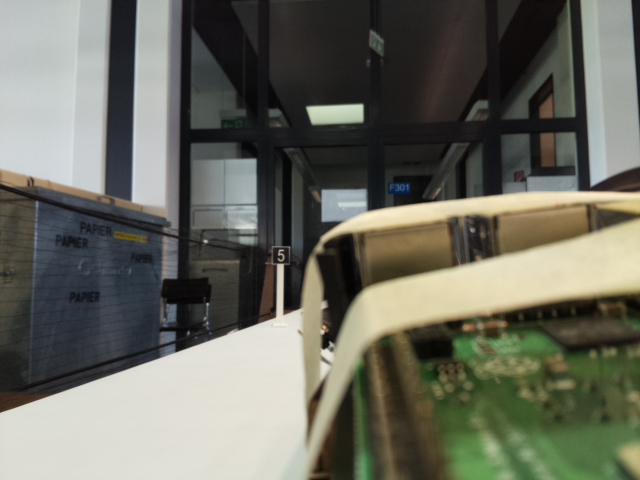
#> input picture Informatiker/Jupyter-Testskripts/images/test_run2/big/imageFromWeb_007.jpg, 640 x 480 px
$ jupyter execute detect_Signal_5_Morphologie_Test-Run2_big_black.ipynb   (shell and % lines are left out)   (older library calls are emulated)
#> lines starting #> are read from the running program, lines starting #| are printed output that depends on the picture; after the words box and inside, x2 and y2 are one past the last pixel; in counts of white or black regions, pixels touching at a corner belong together
Idee:
Mit Hilfe von Morphologischen Operationen soll der Kontrast verbessert werden. Danach soll mit adaptiven Thresholding nach dunklen und hellen Stellen gefiltert. Danach werden wieder die Kanten detektiert.

Ausgangssituation:
Mit diesem Verfahren können sehr viele Bilder mit schwarzen Signalen gefunden werden und ist bis jetzt die zuverlässigste Variante. Das Verfahren ist jedoch sehr anfällig auf weisse Signale.

Bei unserem ersten Konzept mit den Sensoren wäre das unser Verfahren gewesen. In weiteren Skripts wird noch versucht ein anderes Verfahren zu finden, welches die weissen Signale findet.

[cell 1]
# OpenCV needs to be included first
import cv2
import numpy as np

# for displaying images in jupyter

import matplotlib as mpl
import matplotlib.pyplot as plt
# resolution of images in figure
mpl.rcParams['figure.dpi']= 200
# figure size in inches
mpl.rcParams["figure.figsize"] = [10,5]

[cell 2]
img = cv2.imread('images/test_run2/big/imageFromWeb_007.jpg')
#> img is the input picture: shape (480, 640, 3); mean B, G, R 96.7, 107.5, 106.7
ausschnitt_big = img[100:300,80:400]
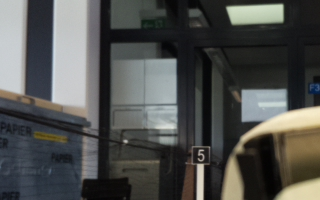
#> ausschnitt_big: shape (200, 320, 3); mean B, G, R 78.6, 80.8, 79.7
#ausschnitt_schmall = img[300:450,80:380]
plt.imshow(ausschnitt_big)

[cell 3]
hsv = cv2.cvtColor(ausschnitt_big, cv2.COLOR_BGR2HSV)
#> hsv: shape (200, 320, 3); mean H, S, V 73.1, 36.5, 84.9
hls = cv2.cvtColor(ausschnitt_big, cv2.COLOR_BGR2HLS)
#> hls: shape (200, 320, 3); mean of channels 0, 1, 2 73.1, 79.6, 25.4
gray = cv2.cvtColor(ausschnitt_big, cv2.COLOR_BGR2GRAY)
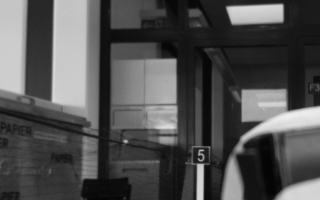
#> gray: shape (200, 320); min 3, max 240, mean 80.2
hsv_h,hsv_s,hsv_v = cv2.split(hsv)
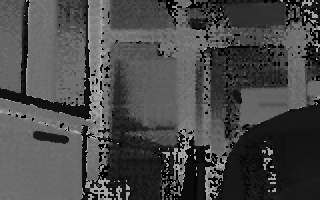
#> hsv_h: shape (200, 320); min 0, max 177, mean 73.1
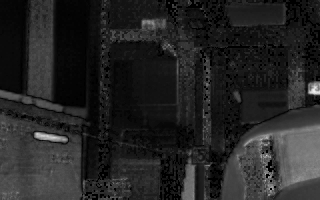
#> hsv_s: shape (200, 320); min 0, max 241, mean 36.5
hls_h,hls_l,hls_s = cv2.split(hls)
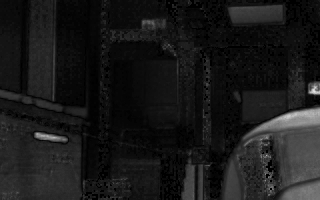
#> hls_s: shape (200, 320); min 0, max 228, mean 25.4
plt.subplot(3, 3, 1)
plt.imshow(hsv_h, cmap='gray')
plt.subplot(3, 3, 2)
plt.imshow(hsv_s, cmap='gray')
plt.subplot(3, 3, 3)
plt.imshow(hsv_v, cmap='gray')
plt.subplot(3, 3, 4)
plt.imshow(hls_h, cmap='gray')
plt.subplot(3, 3, 5)
plt.imshow(hls_l, cmap='gray')
plt.subplot(3, 3, 6)
plt.imshow(hls_s, cmap='gray')
plt.subplot(3, 3, 8)
plt.imshow(gray, cmap='gray')

[cell 4]
height, width = hsv_v.shape
#> height = 200; width = 320

imgTopHat = np.zeros((height, width, 1), np.uint8)
imgBlackHat = np.zeros((height, width, 1), np.uint8)

structuringElement = cv2.getStructuringElement(cv2.MORPH_RECT, (3, 3))

imgTopHat = cv2.morphologyEx(hsv_v, cv2.MORPH_TOPHAT, structuringElement)
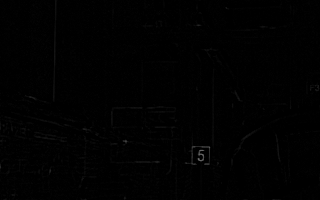
#> imgTopHat: shape (200, 320); min 0, max 106, mean 1.1
imgBlackHat = cv2.morphologyEx(hsv_v, cv2.MORPH_BLACKHAT, structuringElement)

imgGrayscalePlusTopHat = cv2.add(hsv_v, imgTopHat)
imgGrayscalePlusTopHatMinusBlackHat = cv2.subtract(imgGrayscalePlusTopHat, imgBlackHat)

imgMaxContrast = imgGrayscalePlusTopHatMinusBlackHat
plt.imshow(imgMaxContrast, cmap='gray')

[cell 5]
GAUSSIAN_SMOOTH_FILTER_SIZE = (5, 5)
ADAPTIVE_THRESH_BLOCK_SIZE = 11
ADAPTIVE_THRESH_WEIGHT = 9

imgBlurred = np.zeros((height, width, 1), np.uint8)

imgBlurred = cv2.GaussianBlur(imgMaxContrast, GAUSSIAN_SMOOTH_FILTER_SIZE, 0)
imgThresh = cv2.adaptiveThreshold(imgBlurred, 255, cv2.ADAPTIVE_THRESH_GAUSSIAN_C, cv2.THRESH_BINARY_INV, ADAPTIVE_THRESH_BLOCK_SIZE, ADAPTIVE_THRESH_WEIGHT)
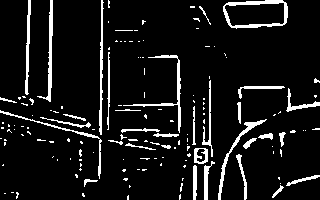
#> imgThresh: shape (200, 320); 8.5% white; 149 white regions (116 under 20 px), largest, box (x1, y1, x2, y2) and area: (223, 0, 288, 29) 506, (123, 55, 181, 133) 392, (37, 0, 53, 102) 373

plt.imshow(imgThresh, cmap='gray')

[cell 6]
# Find edges in the image using canny edge detection method
# Calculate lower threshold and upper threshold using sigma = 0.33
v = np.median(imgThresh)
#> v = 0
low = 40
high = 220

edged = cv2.Canny(imgThresh, low, high)
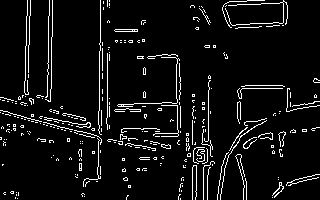
#> edged: shape (200, 320); 6.4% white in thin lines or dots

plt.imshow(edged)

[cell 7]
# After finding edges we have to find contours
# Contour is a curve of points with no gaps in the curve
# It will help us to find location of shapes

# cv2.RETR_EXTERNAL is passed to find the outermost contours (because we want to outline the shapes)
# cv2.CHAIN_APPROX_SIMPLE is removing redundant points along a line
(_, cnts, _) = cv2.findContours(imgThresh, cv2.RETR_EXTERNAL, cv2.CHAIN_APPROX_SIMPLE)
#> cnts = 149 contours, 121 with area under 20; largest, box (x1, y1, x2, y2) and area: (223, 0, 288, 29) 1527, (37, 0, 53, 102) 261, (218, 119, 267, 200) 248, (123, 55, 181, 133) 234, (99, 0, 104, 135) 189


'''
We are going to use contour approximation method to find vertices of
geometric shapes. The alogrithm  is also known as Ramer Douglas Peucker alogrithm.
In OpenCV it is implemented in cv2.approxPolyDP method.abs
detectShape() function below takes a contour as parameter and
then returns its shape
 '''


def detectShape(cnt):
    shape = 'unknown'
    # calculate perimeter using
    peri = cv2.arcLength(c, True)
    # apply contour approximation and store the result in vertices
    vertices = cv2.approxPolyDP(c, 0.04 * peri, True)

    # If the shape it triangle, it will have 3 vertices
    if len(vertices) == 3:
        shape = 'triangle'

    # if the shape has 4 vertices, it is either a square or
    # a rectangle
    elif len(vertices) == 4:
        # using the boundingRect method calculate the width and height
        # of enclosing rectange and then calculte aspect ratio

        x, y, width, height = cv2.boundingRect(vertices)
        aspectRatio = float(width) / height

        # a square will have an aspect ratio that is approximately
        # equal to one, otherwise, the shape is a rectangle
        if aspectRatio >= 0.95 and aspectRatio <= 1.05:
            shape = "square"
        else:
            shape = "rectangle"

    # if the shape is a pentagon, it will have 5 vertices
    elif len(vertices) == 5:
        shape = "pentagon"

    # otherwise, we assume the shape is a circle
    else:
        shape = "circle"

    # return the name of the shape
    return shape


# Now we will loop over every contour
# call detectShape() for it and
# write the name of shape in the center of image

# loop over the contours
for c in cnts:
    # compute the moment of contour
    M = cv2.moments(c)
    if(M['m00']!=0.0):
        # From moment we can calculte area, centroid etc
        # The center or centroid can be calculated as follows
        cX = int(M['m10'] / M['m00'])
        cY = int(M['m01'] / M['m00'])

        # call detectShape for contour c
        shape = detectShape(c)

        if((shape == "square" or shape == "rectangle")) :

            x,y,w,h = cv2.boundingRect(c)


            ratio = w/h

            # Outline the contours
            if(ratio > 0.75 and ratio < 1.25 and w > 10 and h > 10 and M['m00']>(w*h*0.5)):
                cv2.drawContours(ausschnitt_big, [c], -1, (0, 255, 0), 1)
                print(cX, cY, shape, x,y,w,h)
            else:
                cv2.drawContours(ausschnitt_big, [c], -1, (255, 0, 0), 1)

            # Write the name of shape on the center of shapes
            #cv2.putText(ausschnitt_big, shape, (cX, cY), cv2.FONT_HERSHEY_SIMPLEX, 0.5, (255, 0, 0), 2)

            # show the output image
            plt.imshow(ausschnitt_big)
#> this loop made 149 passes
#> (c, cX, cY, shape, peri in detectShape, vertices in detectShape) on passes 12, 50: ([[182, 178], [182, 180], [182, 179], [183, 178]], 182, 178, 'rectangle', 5.41, [[183, 178], [182, 178], [182, 180], [182, 179]]), ([[4, 142], [4, 145], [5, 144], [5, 142]], 4, 143, 'rectangle', 7.41, [[5, 142], [4, 142], [4, 145], [5, 144]])
#> (cX, cY, shape, peri in detectShape, vertices in detectShape, width in detectShape) on passes 1, 2, 11, 14, 20, 24: (127, 197, 'rectangle', 9.41, [[128, 195], [127, 196], [127, 199], [128, 199]], 2), (179, 196, 'rectangle', 10.83, [[180, 194], [179, 195], [179, 199], [180, 198]], 2), (88, 180, 'rectangle', 36.49, [[84, 186], [87, 181], [97, 180], [85, 179]], 14), (278, 177, 'rectangle', 5.41, [[278, 177], [278, 178], [279, 179], [279, 177]], 2), (80, 169, 'square', 5.66, [[80, 168], [79, 169], [80, 170], [81, 169]], 3), (160, 164, 'rectangle', 5.41, [[161, 163], [160, 164], [160, 165], [161, 165]], 2)
#| 200 155 rectangle 194 148 14 16
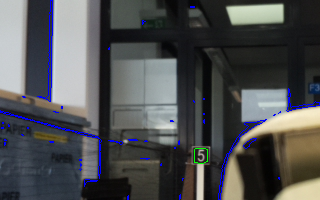
#> ausschnitt_big: shape (200, 320, 3); mean B, G, R 82.1, 80.2, 78.9
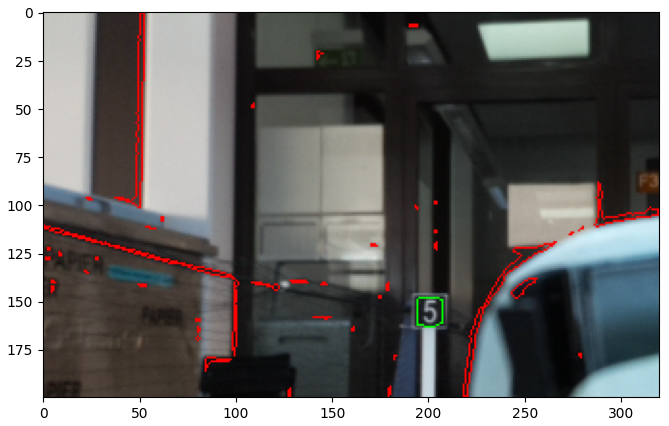
#> figure drawn by matplotlib, 1 panel; B, G, R data is drawn as R, G, B

$ run again, with Informatiker/Jupyter-Testskripts/images/test_run2/big/imageFromWeb_008.jpg copied over Informatiker/Jupyter-Testskripts/images/test_run2/big/imageFromWeb_007.jpg
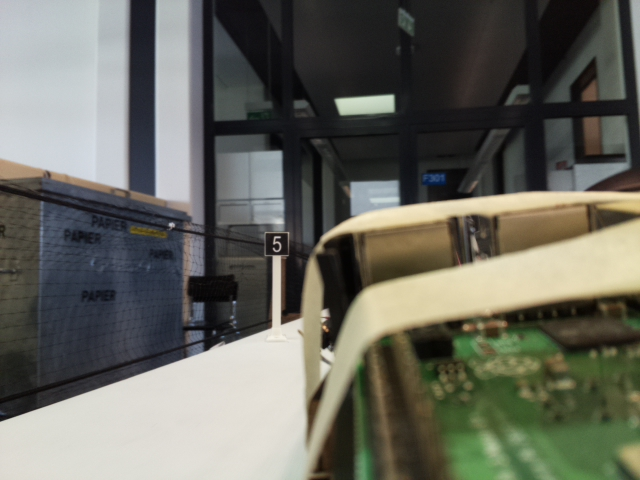
#> input picture Informatiker/Jupyter-Testskripts/images/test_run2/big/imageFromWeb_008.jpg, 640 x 480 px
#> img is the input picture: shape (480, 640, 3); mean B, G, R 95.3, 104.4, 103.9
#> hsv: shape (200, 320, 3); mean H, S, V 84.4, 41.7, 93.7
#> hls: shape (200, 320, 3); mean of channels 0, 1, 2 84.4, 87.3, 29.9
#> `imgThresh = cv2.adaptiveThreshold(imgBlurred, 255, cv2.ADAPTIVE_THRESH..`:
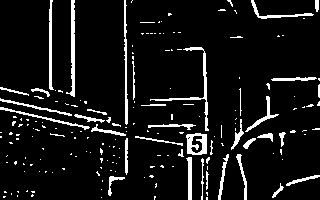
#> imgThresh: shape (200, 320); 8.2% white; 188 white regions (150 under 20 px), largest, box (x1, y1, x2, y2) and area: (150, 47, 209, 131) 398, (66, 0, 75, 97) 373, (186, 133, 207, 155) 302
#> v = 0
#> edged: shape (200, 320); 6.6% white in thin lines or dots
#> cnts = 188 contours, 159 with area under 20; largest, box (x1, y1, x2, y2) and area: (186, 133, 207, 155) 380, (66, 0, 75, 97) 270, (150, 47, 209, 131) 242, (49, 0, 54, 90) 172, (124, 0, 128, 125) 164
#> the loop `for c in cnts:` made 188 passes
#> (cX, cY, shape, peri in detectShape, vertices in detectShape, width in detectShape) on passes 1, 9, 11, 14: (206, 198, 'rectangle', 6, [[206, 197], [206, 199], [207, 199], [207, 197]], 2), (32, 191, 'rectangle', 7.41, [[31, 191], [32, 192], [34, 192], [34, 191]], 4), (4, 191, 'rectangle', 5.41, [[4, 191], [4, 192], [6, 192], [5, 191]], 3), (277, 191, 'rectangle', 40.04, [[280, 183], [280, 187], [272, 197], [282, 189]], 11)
#> (printed output is left out)
#> `[cell 7] # After finding edges we have to find contours # Contour is a..`:
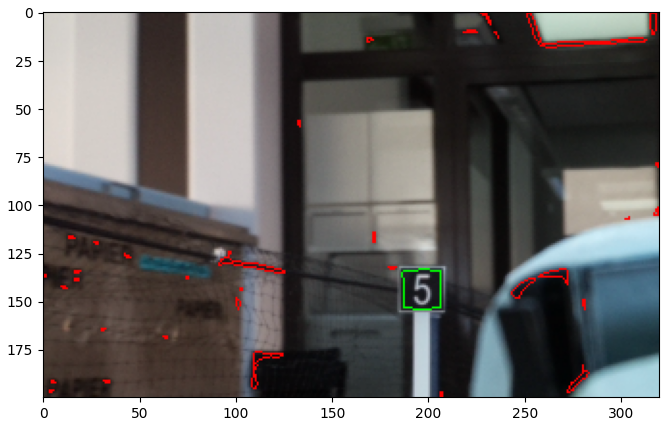
#> figure drawn by matplotlib, 1 panel; B, G, R data is drawn as R, G, B

$ run again, with Informatiker/Jupyter-Testskripts/images/test_run2/big/imageFromWeb_009.jpg copied over Informatiker/Jupyter-Testskripts/images/test_run2/big/imageFromWeb_007.jpg
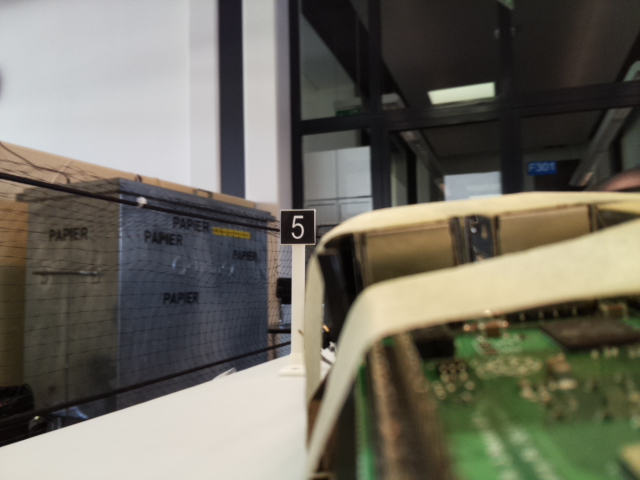
#> input picture Informatiker/Jupyter-Testskripts/images/test_run2/big/imageFromWeb_009.jpg, 640 x 480 px
#> img is the input picture: shape (480, 640, 3); mean B, G, R 97.5, 108.6, 111.3
#> hsv: shape (200, 320, 3); mean H, S, V 82.4, 38.4, 115.8
#> hls: shape (200, 320, 3); mean of channels 0, 1, 2 82.4, 109.1, 28
#> imgThresh: shape (200, 320); 8.8% white; 207 white regions (175 under 20 px), largest, box (x1, y1, x2, y2) and area: (140, 0, 165, 99) 637, (201, 111, 234, 144) 598, (228, 47, 312, 111) 450
#> v = 0
#> edged: shape (200, 320); 7% white in thin lines or dots
#> cnts = 207 contours, 186 with area under 20; largest, box (x1, y1, x2, y2) and area: (201, 111, 234, 144) 940, (140, 0, 165, 99) 426, (225, 110, 287, 200) 332, (228, 47, 312, 111) 282, (25, 90, 198, 123) 236
#> the loop `for c in cnts:` made 207 passes
#> (cX, cY, shape, peri in detectShape, vertices in detectShape, width in detectShape) on passes 6, 8, 10, 12: (93, 195, 'rectangle', 6.83, [[94, 194], [93, 195], [93, 197], [94, 196]], 2), (100, 193, 'rectangle', 7.41, [[99, 193], [99, 194], [102, 194], [101, 193]], 4), (186, 193, 'rectangle', 6.83, [[186, 192], [186, 195], [187, 194], [187, 193]], 2), (109, 192, 'rectangle', 8, [[108, 192], [108, 193], [111, 193], [111, 192]], 4)
#> `[cell 7] # After finding edges we have to find contours # Contour is a..`:
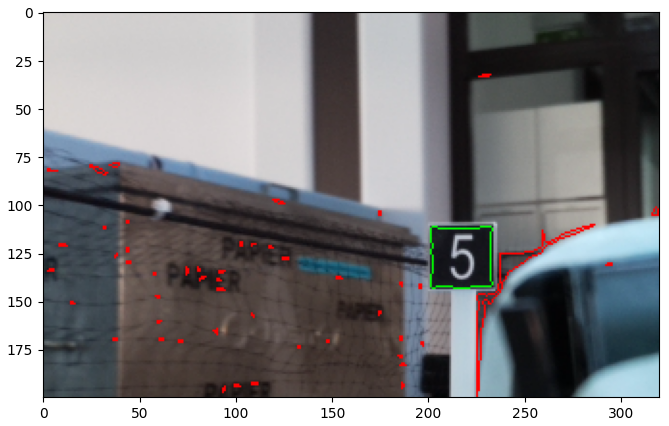
#> figure drawn by matplotlib, 1 panel; B, G, R data is drawn as R, G, B
